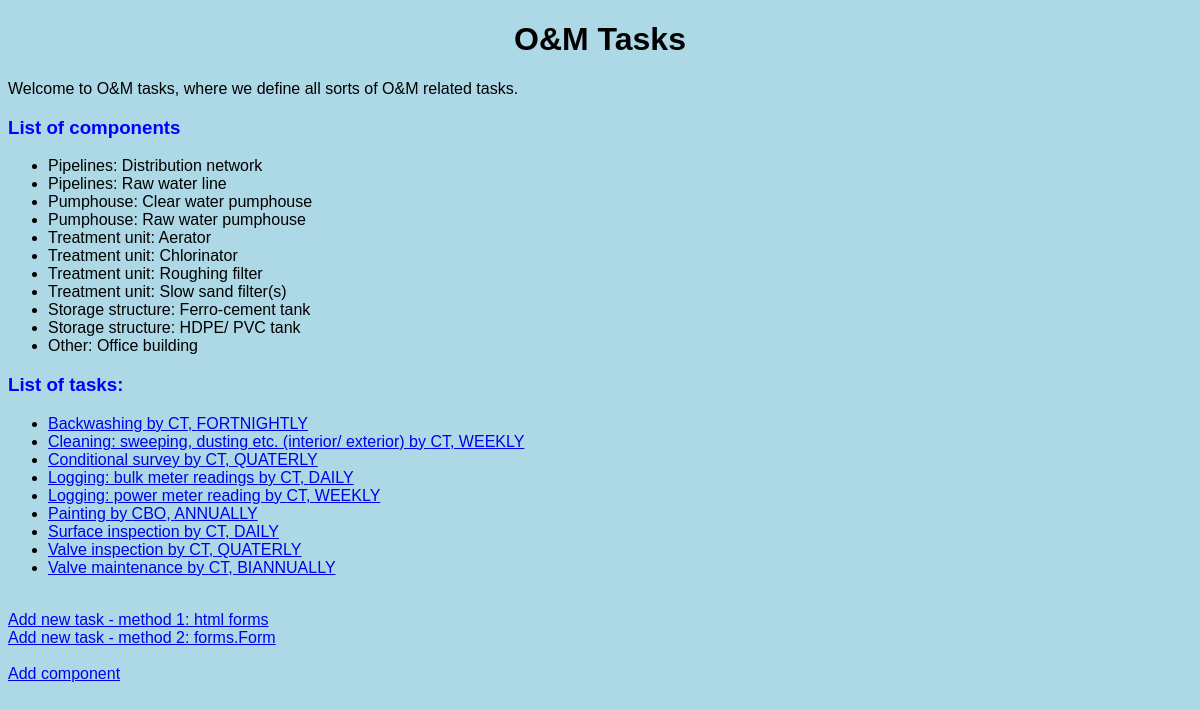
/tasks/, run on an earlier commit of the app's database.
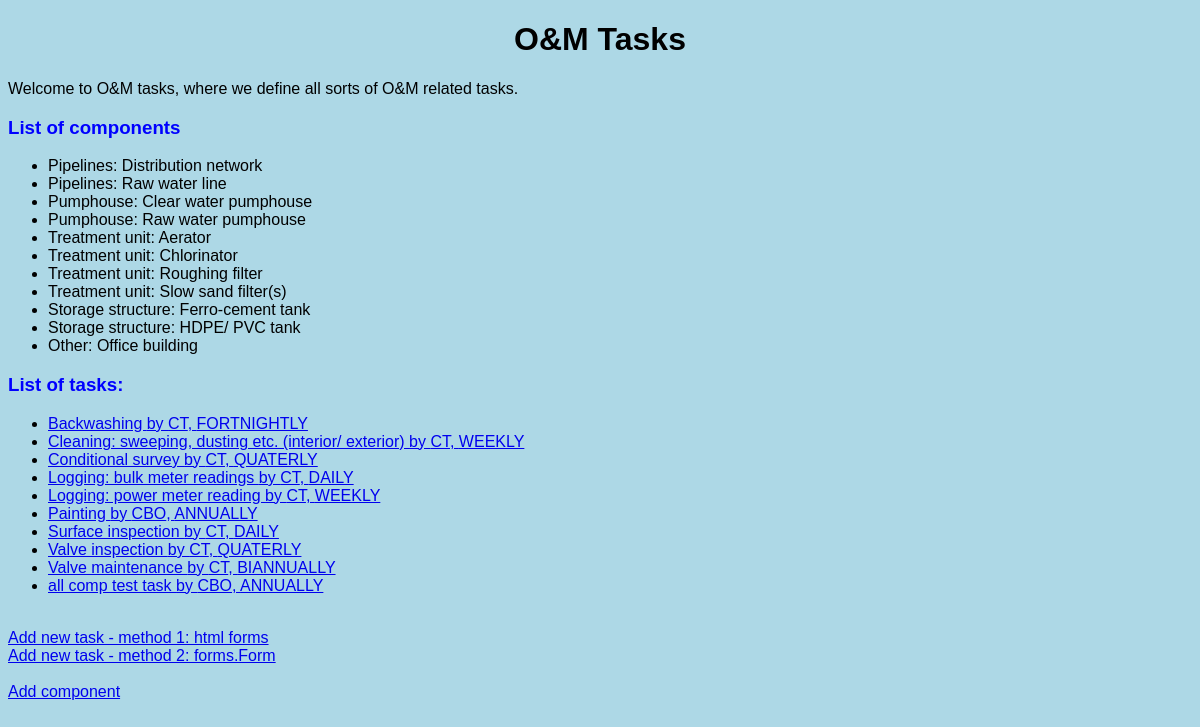
And on a later commit of the database.
### tasks/models.py (models this page shows, shortened)
class Component(models.Model):
    component_type = models.ForeignKey(Component_Type,
                                       on_delete=models.CASCADE,
                                       related_name="components")
    component = models.CharField(max_length=64)
    def __str__(self) -> str:
        return f"{self.component_type}: {self.component}"

class Component_Type(models.Model):
    component_type = models.CharField(max_length=64)
    def __str__(self) -> str:
        return f"{self.component_type.capitalize()}"
    class Meta:
        verbose_name = "Component Type"
        verbose_name_plural = "Component Types"

class Task(models.Model):
    components = models.ManyToManyField(Component, blank=True, related_name="tasks")
    task_name = models.CharField(max_length = 128)
    task_interval = models.CharField(max_length=32, choices=INTERVALS, default="DAILY")
    task_responsibility = models.CharField(max_length=32, choices=RESPONSIBILITY, default="CT")

### tasks/views.py (the view)
# urls.py: path("", views.index, name="index"),
def index(request):
    list_components = Component.objects.all().order_by('component_type', 'component')
    list_tasks = Task.objects.all().order_by('task_name', 'task_responsibility')
    return render(request, 'tasks/index.html', {
        "comps": list_components,
        "tasks": list_tasks,
    })

### tasks/templates/tasks/index.html
{% extends 'tasks/layout.html' %}
{% block body %}
    <h1>O&M Tasks</h1>
    <p>Welcome to O&M tasks, where we define all sorts of O&M related tasks.</p>
    <h3>List of components</h3>
    <ul>
        {% for comp in comps %}
            <li>{{ comp }}</li>
        {% empty %}
            <li>No components yet.</li>
        {% endfor %}
    </ul>
    <h3>List of tasks:</h3>
    <ul>
        {% for task in tasks %}
            <li>
                <a href="{% url 'tasks:view_task' task_id=task.id %}">
                    {{ task.task_name }} by {{ task.task_responsibility }}, {{ task.task_interval }}
                </a>
            </li>
        {% empty %}
            <li>No tasks yet.</li>
        {% endfor %}
    </ul>
    <br><a href="{% url 'tasks:add_task' %}">Add new task - method 1: html forms</a>
    <br><a href="{% url 'tasks:add_task_2' %}">Add new task - method 2: forms.Form</a>
    <br><br><a href="{% url 'tasks:add_component' %}">Add component</a>
{% endblock %}

What changed in the data, as far as the page shows it:
added Task: task_name "all comp test task", task_responsibility "CBO", task_interval "ANNUALLY"
